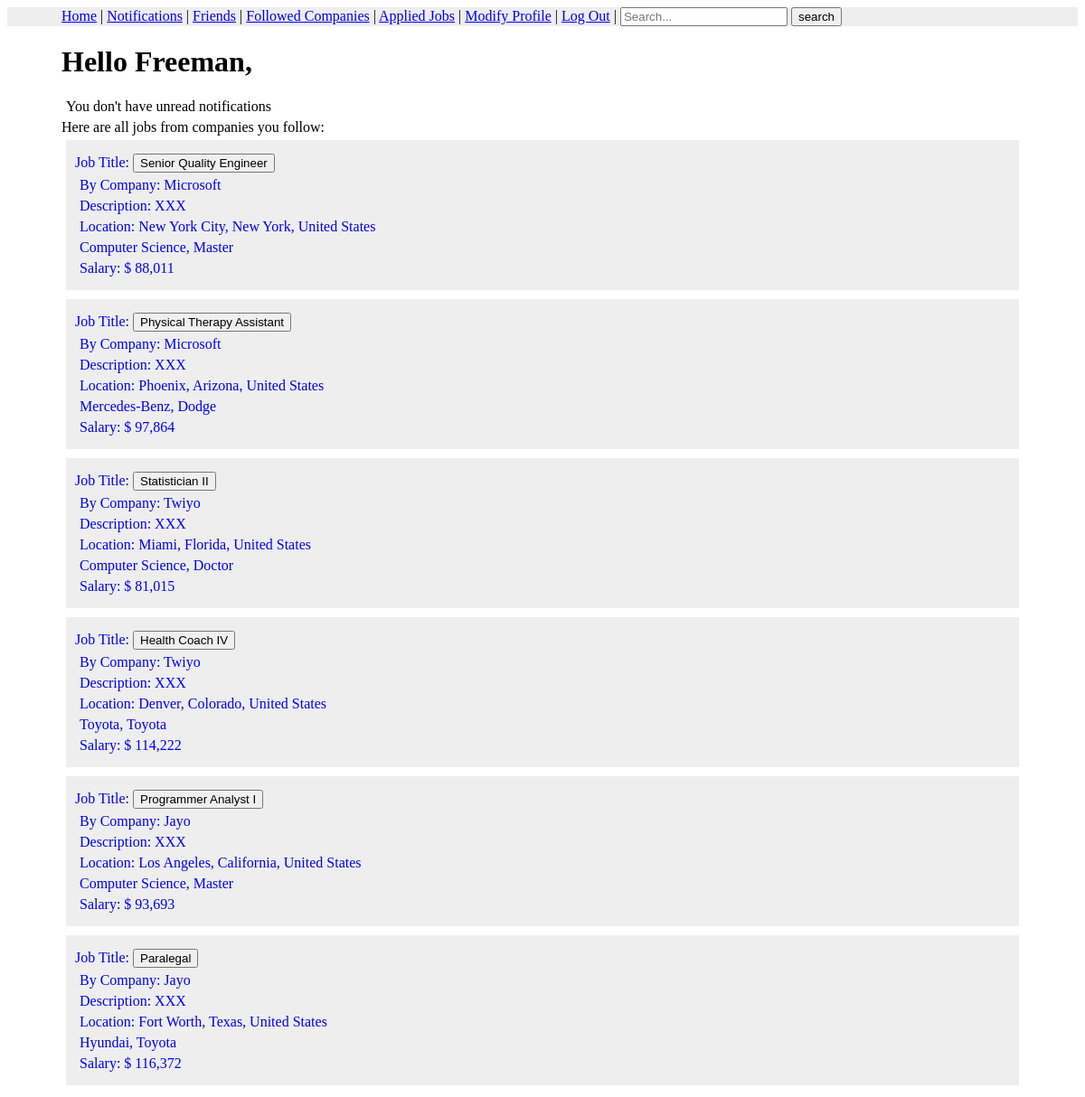
The app's page /zq/0_student-homepage.php (signed in) with its own data.
### tables this page shows
CREATE TABLE `Student` (
  `sid` INT NOT NULL auto_increment,
  `username` VARCHAR(20) NOT NULL,
  `password` VARCHAR(50) NOT NULL,
  `sname` VARCHAR(20) NOT NULL,
  `university` VARCHAR(100) ,
  `major` VARCHAR(20),
  `degree` VARCHAR(20),
  `GPA` DECIMAL(3,2) ,
  `keywords` VARCHAR(500),
  `resume` Varchar(5000),
   
  `restrict` VARCHAR(1) NOT NULL DEFAULT '0',
  PRIMARY KEY (`sid`)
  );

CREATE TABLE `Job` (
  `jid` INT NOT NULL auto_increment,
  `title` VARCHAR(100) NOT NULL,
  `cid` INT NOT NULL,
  `jcity` VARCHAR(20) NOT NULL,
  `jstate` VARCHAR(20) NOT NULL,
  `jcountry` VARCHAR(20) NOT NULL,
  `salary` MEDIUMINT NOT NULL,
  `degree` VARCHAR(20) NOT NULL,
  `major` VARCHAR(20) NOT NULL,
  `jdescription` TEXT NOT NULL,
  PRIMARY KEY (`jid`),
  FOREIGN KEY (`cid`) REFERENCES `Company` (`cid`)
  );

CREATE TABLE `Company` (
  `cid` INT NOT NULL auto_increment,
  `cusername` VARCHAR(20) NOT NULL,
  `cpassword` VARCHAR(50) NOT NULL,
  `cname` VARCHAR(20) NOT NULL,
  `ccity` VARCHAR(20) NOT NULL,
  `cstate` VARCHAR(20) NOT NULL,
  `ccountry` VARCHAR(20) NOT NULL,
  `industry` VARCHAR(100) NOT NULL,
  PRIMARY KEY (`cid`)
  );

### lib/fun.php (called while the page is built, shortened)
<?php
function mysqlInit($DBhost, $DBuser, $DBpassword, $DBdatabase, $port){
    $connect = mysqli_connect($DBhost, $DBuser, $DBpassword, $DBdatabase, $port);
    mysqli_query($connect, 'set names utf8');
    return $connect;
}
    function checkLogin()
    {
        if(!isset($_SESSION['user']) || empty($_SESSION['user']))
        {
            header('Location:../index.html');
            exit;
        }
        else{
            $DBhost = 'dbprojectjobster.cinhv01qdhxv.us-east-2.rds.amazonaws.com';
            $DBuser = 'mountalps';
            $DBpassword = 'pt4-ovc-LMe-sVL';
            $DBdatabase = 'dbproject_new';
            $port = '3306';
            $username = $_SESSION['user'];
            $conToDB = mysqlInit($DBhost, $DBuser, $DBpassword, $DBdatabase, $port);
            $sqlGetCompanyInfo = "select * from Company where cusername = '{$username}';";
            $resultCompanyInfo = mysqli_query($conToDB, $sqlGetCompanyInfo);
            $companyInfo = mysqli_fetch_all($resultCompanyInfo, MYSQLI_ASSOC);
            $sqlGetStudentInfo = "select * from Student where username = '{$username}';";
            $resultStudentInfo = mysqli_query($conToDB, $sqlGetStudentInfo);
            $studentInfo = mysqli_fetch_all($resultStudentInfo, MYSQLI_ASSOC);
            if ($studentInfo[0] == null){
                if ($companyInfo[0] != null){
                    return "company";
                }
            }
            else{
                if ($companyInfo == null){
                    return "student";
                }
            }
        }
    }
?>

### zq/0_student-homepage.php (the view, shortened to what this page needs)
<?php
include_once '../lib/fun.php';
include_once '../lib/dbinfo.php';
$checkUser = checkLogin();
?>
<!DOCTYPE html>
<html lang="en">
<head>
    <link rel="stylesheet" href="student.css">
</head>
<body>
    <div class="navivation">
        <nav>
          <div class="wrapper">
            <a class="active" href="0_student-homepage.php">Home</a> |
            <a href="student_notifications.php">Notifications</a> |
            <a href="student_friends_page.php">Friends</a> |
            <a href="student_followed_companies.php">Followed Companies</a> |
            <a href="student_applied_jobs.php">Applied Jobs</a> |
            <a href="student_modify_profile.php">Modify Profile</a> |
            <a href="../lib/logout.php">Log Out</a> |
            <form action="student_search_result.php" method="get" id="keyword_search">
                <input type="text" placeholder="Search..." name="keyword">
                <button type="submit">search</button>
            </form>
            </div>
        </nav>
    </div>
    <div class="wrapper">
      <?php
      $username = $_SESSION['user'];
      $conn = new mysqli($DBhost, $DBuser, $DBpassword, $DBdatabase, $port);
      $query = "SELECT sname FROM Student s WHERE s.username = '".$username."';";
      $result = $conn->query($query);
      $sname = "";
      if ($result->num_rows > 0) {
          while ($row = $result->fetch_assoc()) {
              $sname = $row['sname'];
          }
      }
      $hellostr = "Hello " . $sname . ",";
      echo "<h1>$hellostr</h1>";
      ?>
      <?php
      if ($conn->query("select s.sid con from NotificationToStudent ns, Student s where ns.tosid = s.sid and s.username = '{$username}' and (ns.nstatus = 'unread' or ns.nstatus = 'pending');")->num_rows > 0) {
          ?>
          <div class="notificaiton-prompt">
              <p style="background-color:pink">You have some unread messages or friend requests, please check the Notification section above.</p>
          </div>
          <?php
      } else {
          ?>
          <div class="notificaiton-prompt">
              <p>You don't have unread notifications</p>
          </div>
          <?php
      }
      $query = "select j.jid, j.title, j.jcity, j.jstate, j.jcountry, j.salary, c.cname, j.jdescription, j.major, j.degree FROM Job j, Company c, Follow f, Student s where j.cid = c.cid and c.cid = f.cid and f.sid = s.sid and s.username ='{$username}';";
      $result = $conn->query($query);
      if ($result->num_rows > 0) {?>
        <div>
        Here are all jobs from companies you follow:<br>
        </div>
      <?php
          while ($row = $result->fetch_assoc()) {
              echo "<a href='#' class='job-a'>";
              echo "<div class='job-intro'>";
            ?>
              <div class='job-header'>
                <p><form class="job-info" action="job_info.php" method="post" id="job-info-form">
                    Job Title:
                    <button type="submit" name="jid" value="<?php echo $row['jid']; ?>"><?php echo $row['title']; ?></button>
                </form></p>
                </div>
            <?php
              echo "<div class='job-company'>
                    <p>By Company: ".$row["cname"]."</p></div>";
              echo "<div class='job-description'>
                    <p>Description: ".$row["jdescription"]."</p></div>";
              echo "<div class='job-location'>
                    <p>Location: ".$row["jcity"].", ".$row["jstate"].", ".$row["jcountry"]."</p></div>";
              echo "<div class='job-major-degree'>".
                    "<p>".$row["major"].", ".$row["degree"]."</p></div>";
              echo "<div class='job-salary'>
                    <p>Salary: $ ".number_format($row["salary"])."</p></div>";
              echo "</div></a>";
          }
      }
      ?>
    </div>
</body>
</html>

### zq/student.css (style rules this page uses)
form { display: inline-block; }
nav { background-color: #EEE; }
.wrapper { padding: 0 60px 0 60px; }
.job-intro { background-color: #EEEEEE; padding: 10px 10px 10px 10px; border: 5px solid white; display: block; }
.job-a { text-decoration: none; }
p { margin: 5px 5px 5px 5px; word-wrap: break-word; }

### records on screen
student: sname "Hello Freeman,"
job: $row['jid'] 1 (drawn), title "Senior Quality Engineer", cid.cname "Microsoft", jdescription "XXX", jcity "New York City", jstate "New York", jcountry "United States", major "Computer Science", degree "Master", salary "88,011"
job: $row['jid'] 20 (drawn), title "Physical Therapy Assistant", cid.cname "Microsoft", jdescription "XXX", jcity "Phoenix", jstate "Arizona", jcountry "United States", major "Mercedes-Benz", degree "Dodge", salary "97,864"
job: $row['jid'] 3 (drawn), title "Statistician II", cid.cname "Twiyo", jdescription "XXX", jcity "Miami", jstate "Florida", jcountry "United States", major "Computer Science", degree "Doctor", salary "81,015"
job: $row['jid'] 18 (drawn), title "Health Coach IV", cid.cname "Twiyo", jdescription "XXX", jcity "Denver", jstate "Colorado", jcountry "United States", major "Toyota", degree "Toyota", salary "114,222"
job: $row['jid'] 5 (drawn), title "Programmer Analyst I", cid.cname "Jayo", jdescription "XXX", jcity "Los Angeles", jstate "California", jcountry "United States", major "Computer Science", degree "Master", salary "93,693"
job: $row['jid'] 16 (drawn), title "Paralegal", cid.cname "Jayo", jdescription "XXX", jcity "Fort Worth", jstate "Texas", jcountry "United States", major "Hyundai", degree "Toyota", salary "116,372"
